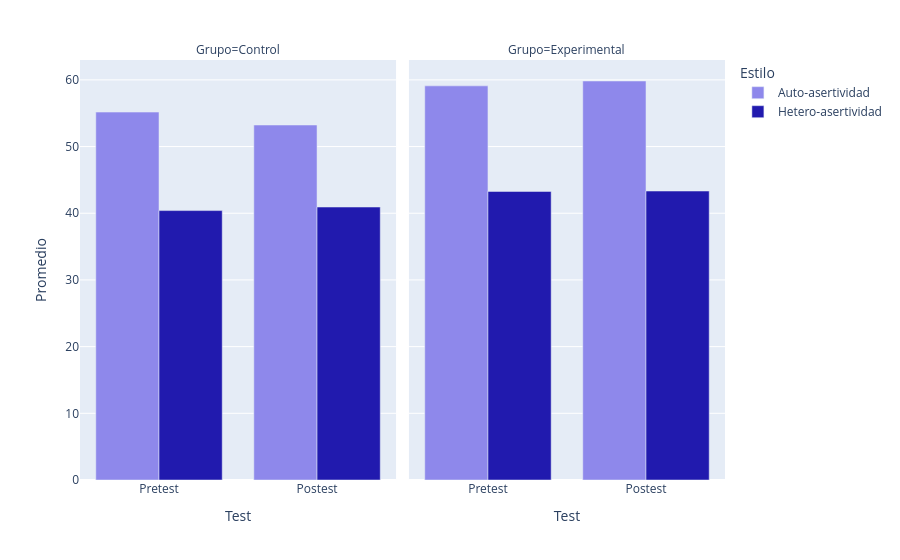

This figure's notebook cell:
### Code cell
# Aplanar el MultiIndex de columnas
tabla_plot = tabla_descriptivos.copy()
tabla_plot.columns = ['_'.join(col) for col in tabla_plot.columns]
tabla_plot = tabla_plot.reset_index()

# Pasar a formato largo
tabla_long = tabla_plot.melt(
    id_vars=['Grupo', 'Test'],
    value_vars=[estilo+'_mean' for estilo in estilos.keys()],
    var_name='Estilo',
    value_name='Promedio'
)
tabla_long['Estilo'] = tabla_long['Estilo'].str.replace('_mean', '')
tabla_long

colores = {
    'Auto-asertividad': "#8E88EB",
    'Hetero-asertividad': "#211AAE"
}

fig = px.bar(
    tabla_long,
    x='Test',
    y='Promedio',
    color='Estilo',
    barmode='group',
    facet_col='Grupo',
    color_discrete_map=colores,
    category_orders={
        'Test': ['Pretest', 'Postest']
    }
)

fig.show()

### Figure 1 — Plotly figure (JSON) as saved in the notebook; plotly's stock layout.template omitted (floating-point values rounded to 4 significant figures)
{"data": [{"alignmentgroup": "True", "hovertemplate": "Estilo=Auto-asertividad<br>Grupo=Control<br>Test=%{x}<br>Promedio=%{y}<extra></extra>", "legendgroup": "Auto-asertividad", "marker": {"color": "#8E88EB", "pattern": {"shape": ""}}, "name": "Auto-asertividad", "offsetgroup": "Auto-asertividad", "orientation": "v", "showlegend": true, "textposition": "auto", "type": "bar", "x": ["Postest", "Pretest"], "xaxis": "x", "y": [53.23, 55.17], "yaxis": "y"}, {"alignmentgroup": "True", "hovertemplate": "Estilo=Auto-asertividad<br>Grupo=Experimental<br>Test=%{x}<br>Promedio=%{y}<extra></extra>", "legendgroup": "Auto-asertividad", "marker": {"color": "#8E88EB", "pattern": {"shape": ""}}, "name": "Auto-asertividad", "offsetgroup": "Auto-asertividad", "orientation": "v", "showlegend": false, "textposition": "auto", "type": "bar", "x": ["Postest", "Pretest"], "xaxis": "x2", "y": [59.83, 59.1], "yaxis": "y2"}, {"alignmentgroup": "True", "hovertemplate": "Estilo=Hetero-asertividad<br>Grupo=Control<br>Test=%{x}<br>Promedio=%{y}<extra></extra>", "legendgroup": "Hetero-asertividad", "marker": {"color": "#211AAE", "pattern": {"shape": ""}}, "name": "Hetero-asertividad", "offsetgroup": "Hetero-asertividad", "orientation": "v", "showlegend": true, "textposition": "auto", "type": "bar", "x": ["Postest", "Pretest"], "xaxis": "x", "y": [40.93, 40.4], "yaxis": "y"}, {"alignmentgroup": "True", "hovertemplate": "Estilo=Hetero-asertividad<br>Grupo=Experimental<br>Test=%{x}<br>Promedio=%{y}<extra></extra>", "legendgroup": "Hetero-asertividad", "marker": {"color": "#211AAE", "pattern": {"shape": ""}}, "name": "Hetero-asertividad", "offsetgroup": "Hetero-asertividad", "orientation": "v", "showlegend": false, "textposition": "auto", "type": "bar", "x": ["Postest", "Pretest"], "xaxis": "x2", "y": [43.33, 43.27], "yaxis": "y2"}], "layout": {"annotations": [{"font": {}, "showarrow": false, "text": "Grupo=Control", "x": 0.245, "xanchor": "center", "xref": "paper", "y": 1, "yanchor": "bottom", "yref": "paper"}, {"font": {}, "showarrow": false, "text": "Grupo=Experimental", "x": 0.755, "xanchor": "center", "xref": "paper", "y": 1, "yanchor": "bottom", "yref": "paper"}], "barmode": "group", "legend": {"title": {"text": "Estilo"}, "tracegroupgap": 0}, "margin": {"t": 60}, "xaxis": {"anchor": "y", "categoryarray": ["Pretest", "Postest"], "categoryorder": "array", "domain": [0, 0.49], "title": {"text": "Test"}}, "xaxis2": {"anchor": "y2", "categoryarray": ["Pretest", "Postest"], "categoryorder": "array", "domain": [0.51, 1], "matches": "x", "title": {"text": "Test"}}, "yaxis": {"anchor": "x", "domain": [0, 1], "title": {"text": "Promedio"}}, "yaxis2": {"anchor": "x2", "domain": [0, 1], "matches": "y", "showticklabels": false}}}
